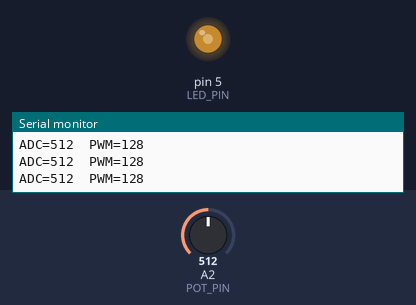
Recording of a sketch running on a simulated Arduino Uno, built with avr-gcc and run on an emulated ATmega328P. On the bench: output pins drawn as LEDs (lit = HIGH), the last lines printed to the serial monitor. Inputs (shaded band) come from the test bench; at power-on: A2 (POT_PIN) = 512.

Above: at 1.2 s.
1.3 s: A2 (POT_PIN) set to 984
At 1.9 s:
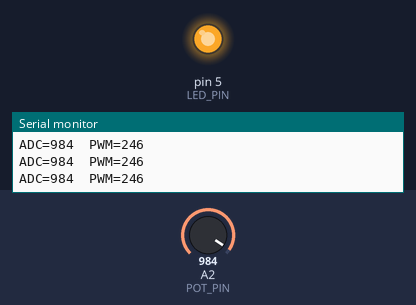
2.8 s: A2 (POT_PIN) set to 1011
At 3.6 s:
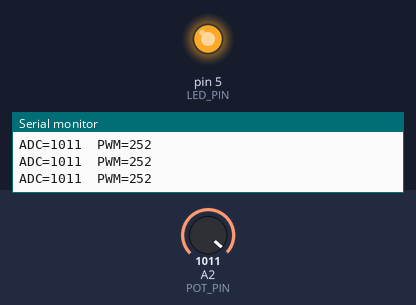
4.3 s: A2 (POT_PIN) set to 716
At 5.4 s:
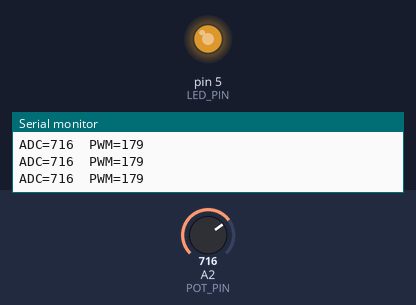
5.8 s: A2 (POT_PIN) set to 417
At 6.5 s:
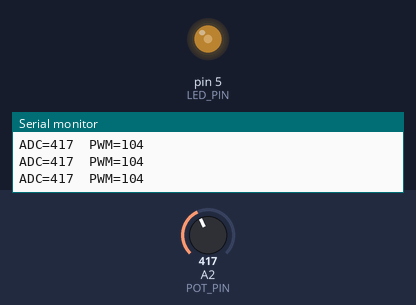
8.8 s: A2 (POT_PIN) set to 393
At 9.9 s:
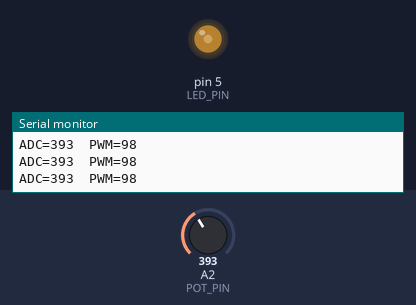
10.3 s: A2 (POT_PIN) set to 122
At 10.9 s:
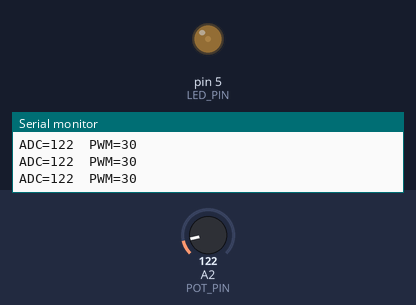
Timing chart, 0 to 12.8 s (numbered marks = the images above; inputs shaded):
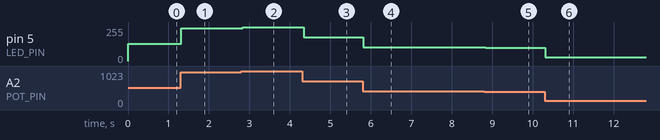

The sketch:

13_Analog_Out_Dimmer.ino
```cpp
/*
 * 13 - Analog Out Dimmer (versão simples)
 * ---------------------------------------
 * Controla o brilho de um LED com um potenciômetro.
 *
 * Como o ADC do Arduino UNO tem 10 bits (0..1023) e o PWM de analogWrite
 * tem 8 bits (0..255), dividimos por 4 (1024/256 = 4) para converter
 * a leitura.
 *
 * Hardware: Arduino UNO + potenciômetro 10 kohms + 1 LED + resistor 220 ohms
 * Pinagem:  Pot em A2 (terminais externos em 5V e GND, central em A2)
 *           LED no pino 5 (deve ser pino PWM: 3, 5, 6, 9, 10 ou 11)
 *
 * Conceitos: analogRead, analogWrite (PWM), conversão de escalas
 *
 * Veja também: 14_Analog_Out_Dimmer_With_Map (versão idiomática com map())
 */

const byte LED_PIN = 5;
const byte POT_PIN = A2;
const long BAUD_RATE = 9600;

void setup() {
  Serial.begin(BAUD_RATE);
  pinMode(LED_PIN, OUTPUT);
}

void loop() {
  int value = analogRead(POT_PIN);   // 0..1023
  int pwm = value / 4;               // 0..255 (forma simples; veja exemplo 14)

  Serial.print("ADC=");
  Serial.print(value);
  Serial.print("  PWM=");
  Serial.println(pwm);

  analogWrite(LED_PIN, pwm);
  delay(50);                          // taxa de impressão razoável na serial
}
```

Measured:
- after the input at 1.3 s, pin 5 (LED_PIN): 128/255 → 246/255 at once
- after the input at 2.8 s, pin 5 (LED_PIN): 246/255 → 252/255 at once
- after the input at 4.3 s, pin 5 (LED_PIN): 252/255 → 179/255 after 0.05 s
- after the input at 5.8 s, pin 5 (LED_PIN): 179/255 → 104/255 at once
- after the input at 8.8 s, pin 5 (LED_PIN): 104/255 → 98/255 at once
- after the input at 10.3 s, pin 5 (LED_PIN): 98/255 → 30/255 at once
